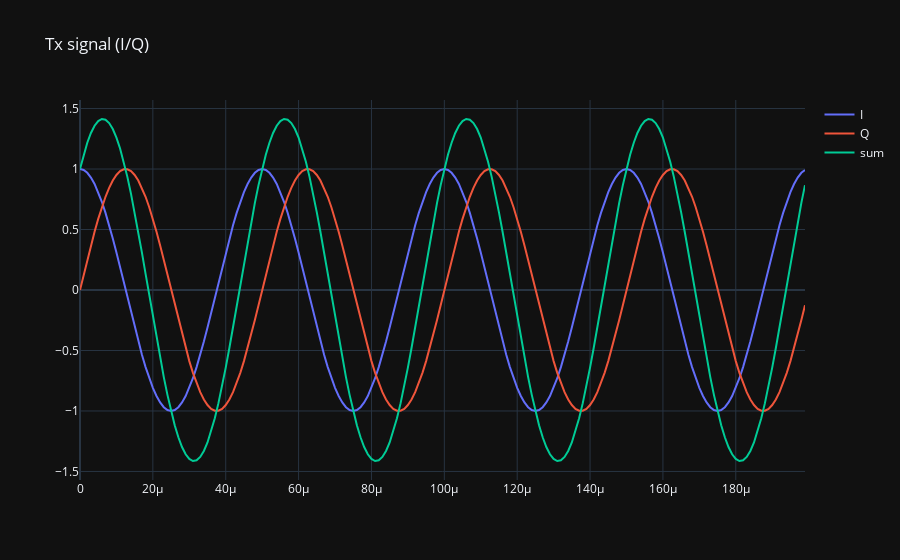

The notebook cell this image was saved under:
### Markdown cell above
## Create base signal tx_signal with f = 20kHz
$ tx\_signal = {e^{j2\pi ft}} = cos(2\pi ft) + j \ sin(2\pi ft) $ 

with
$ \phi = 0 $

### Code cell
sample_rate = 1e6
N = 10000 # number of samples to simulate

# Create a tone to act as the transmitter signal
t = np.arange(N)/sample_rate # time vector
f_tone = 0.02e6
tx_signal = beamforming.create_IQ_signal(f_tone, t)

if use_matplotlib:
    plt.style.use('dark_background')
    plt.plot(t[0:200], np.real(tx_signal[0:200]), 'b', label="I")
    plt.plot(t[0:200], np.imag(tx_signal[0:200]), 'r', label="Q")
    plt.legend()
    plt.show()
else:
    fig = go.Figure()
    fig.add_trace(go.Scatter(x=t[0:200], y=np.real(tx_signal[0:200]), mode='lines', name='I'))
    fig.add_trace(go.Scatter(x=t[0:200], y=np.imag(tx_signal[0:200]), mode='lines', name='Q'))
    fig.add_trace(go.Scatter(x=t[0:200], y=np.imag(tx_signal[0:200])+np.real(tx_signal[0:200]), mode='lines', name='sum'))
    fig.update_layout(template="plotly_dark", title_text="Tx signal (I/Q)")
    fig.show()

### Figure 1 — Plotly figure (JSON) as saved in the notebook; plotly's stock layout.template omitted (floating-point values rounded to 4 significant figures; data arrays with more than 128 entries replaced by an {"elided": "..."} marker saying what was removed)
{"data": [{"mode": "lines", "name": "I", "type": "scatter", "x": {"elided": "200 float values"}, "y": {"elided": "200 float values"}}, {"mode": "lines", "name": "Q", "type": "scatter", "x": {"elided": "200 float values"}, "y": {"elided": "200 float values"}}, {"mode": "lines", "name": "sum", "type": "scatter", "x": {"elided": "200 float values"}, "y": {"elided": "200 float values"}}], "layout": {"title": {"text": "Tx signal (I/Q)"}}}
